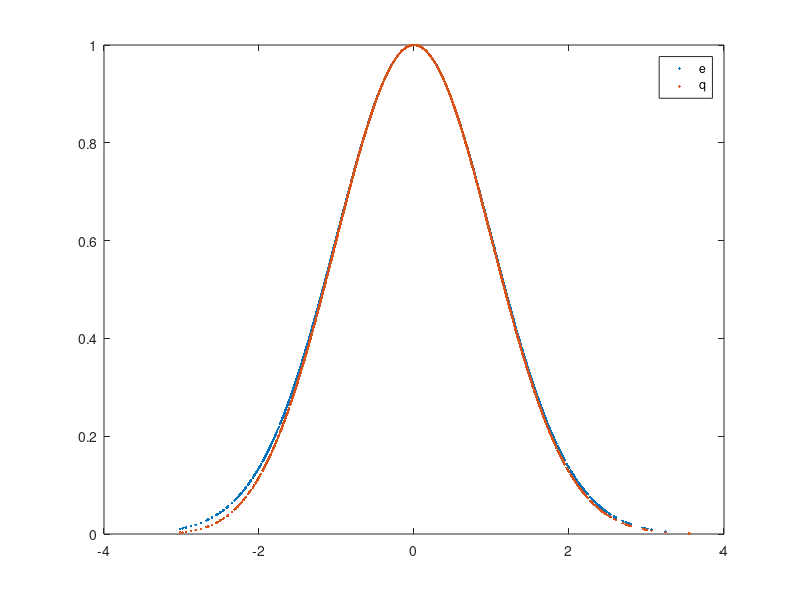
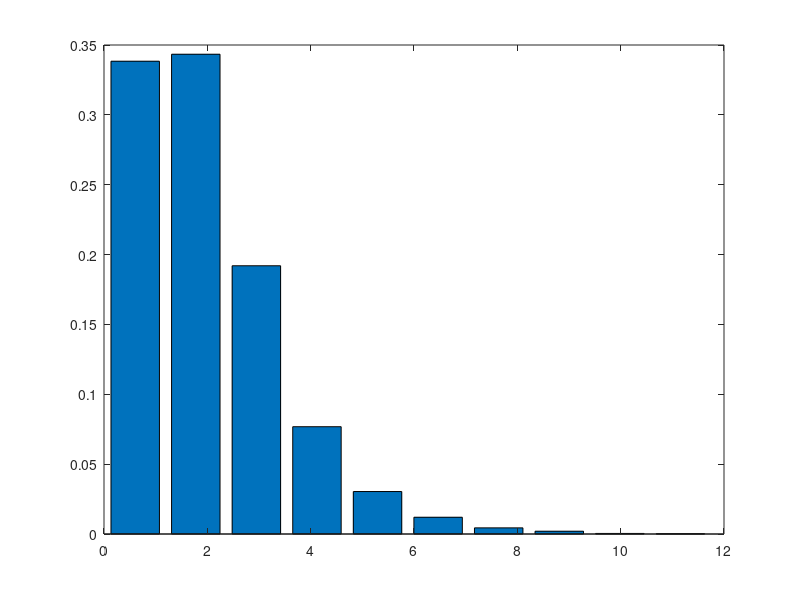

Write the MATLAB code that produced these figures, in order. (Note: this script raises an error after producing the figures.)
clear;
clc;
r=2;
n=5000;
j=1;
x = zeros(n,1);
z = zeros(n,1);
a=r-(1/3);
b = 1/(sqrt(9*a));
u = zeros(n,1);
y = zeros(n,1);
i=1;
%% 
while(j<=n)
z_i = normrnd(0,1);
u(i,:)= rand;
disp(u(i,:));
out = a*(1+(b*z_i))^3;
y(i,:) = out;
if(out>0)
 z_1 = (z_i^2)/2;
out_1 = out/a;
l_o = a*log(out_1);
sum1 = (z_1 + l_o + a) - out;
f = exp(sum1);
disp(f);
if(u(i,:)<=f)
    z(j) = z_i;
    x(j) = out;
    j=j+1;
end
end
i=i+1;
end
j = j-1;
z1 = z.^2/2;
lo = a*log(x./a);
la = (0.02:0.02:20)';
ex = exp((lo+a)-x);
disp('acceptance rate');
disp(j*100/i);
plot(z,exp(-z1),'.');
hold on;
plot(z,ex,'.');
hold off;
legend('e','q');
f=figure;
%%
[e,xout]=hist(x,10);
bar(xout,e/sum(e));
hold on;
[o,p] = ksdensity(x);
plot(p,o);
hold on;
y = gampdf(la,r,1);
plot(la,y);
legend('histogram','estimated probability density curve','gamma(r,1)');